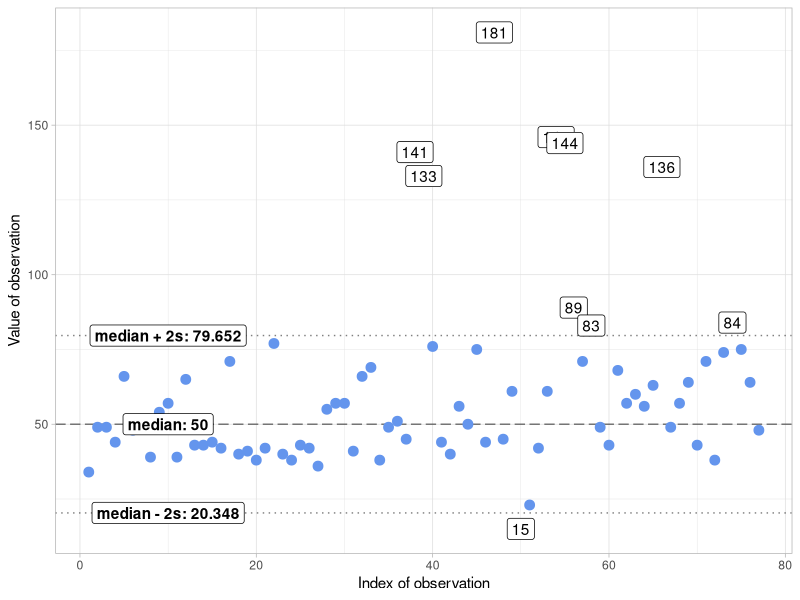

Write R code to recreate this figure.
# MAD based estimation for outliers
library(ggplot2)
library(tidyverse)

MAD <- function(x, verbose = TRUE) {
  med <- median(x, na.rm = TRUE)
  med_diff <- c()
  for (i in seq_along(x)) {
    d <- abs(x[i] - med)
    med_diff[i] <- d
  }
  MAD <- median(med_diff, na.rm = TRUE)
  s <- MAD / 0.6745
  outlier_crit <- 2 * s
  outlier_vector <- c()
  for (i in seq_along(x)) {
    if (abs(x[i] - med) > outlier_crit) {
      outlier_vector[i] <- TRUE
    } else {
      outlier_vector[i] <- FALSE
    }
  }

  if (verbose) {
    list(
      "MAD" = MAD,
      "s" = s,
      "outlier criteria" = outlier_crit,
      "outliers" = x[outlier_vector],
      "outlier index" = outlier_vector
    )
  } else {
    MAD
  }
}


x <- c(34, 49, 49, 44, 66, 48, 49, 39, 54, 57, 39, 65, 43, 43, 44, 42, 71, 40, 41, 38, 42, 77, 40, 38, 43, 42, 36, 55, 57, 57, 41, 66, 69, 38, 49, 51, 45, 141, 133, 76, 44, 40, 56, 50, 75, 44, 181, 45, 61, 15, 23, 42, 61, 146, 144, 89, 71, 83, 49, 43, 68, 57, 60, 56, 63, 136, 49, 57, 64, 43, 71, 38, 74, 84, 75, 64, 48)

MAD_plot <- function(x) {
  estimates <- MAD(x)
  plot_data <- data.frame(x)
  plot_data$index <- seq_along(x)
  outlier_vector <- estimates[5]
  plot_data <- cbind(plot_data, outlier = outlier_vector)
  colnames(plot_data) <- c("x", "index", "outlier")
  plot_data[plot_data$outlier == TRUE, 3] <- plot_data[plot_data$outlier == TRUE, 1]
  plot_data[plot_data$outlier == FALSE, 3] <- NA

  boundaries <- t(data.frame(
    median(x, na.rm = TRUE) - estimates[[2]],
    median(x, na.rm = TRUE) + estimates[[2]],
    median(x, na.rm = TRUE) - 2 * estimates[[2]],
    median(x, na.rm = TRUE) + 2 * estimates[[2]]
  ))
  rownames(boundaries) <- c("-1s", "+1s", "-2s", "+2s")

  labels <- data.frame(
    x = c(10, 10, 10),
    y = c(boundaries[3, ][[1]], median(x, na.rm = TRUE), boundaries[4, ][[1]]),
    label = c(
      paste0("median - 2s: ", round(boundaries[3, ][[1]], 3)),
      paste0("median: ", median(x, na.rm = TRUE)),
      paste0("median + 2s: ", round(boundaries[4, ][[1]], 3))
    )
  )

  ggplot(plot_data) +
    geom_hline(aes(yintercept = median(x, na.rm = TRUE)), linetype = "longdash", size = .5, alpha = 1 / 2) +
    # geom_hline(aes(yintercept = boundaries[1, ][[1]]), linetype = "twodash", size = .5, alpha = 1/2) +
    # geom_hline(aes(yintercept = boundaries[2, ][[1]]), linetype = "twodash", size = .5, alpha = 1/2) +
    geom_hline(aes(yintercept = boundaries[3, ][[1]]), linetype = "dotted", size = .5, alpha = 1 / 2) +
    geom_hline(aes(yintercept = boundaries[4, ][[1]]), linetype = "dotted", size = .5, alpha = 1 / 2) +
    geom_point(aes(index, outlier), size = 6, color = "coral") +
    geom_point(aes(index, x), size = 3, color = "cornflowerblue") +
    theme_light() +
    labs(
      x = "Index of observation",
      y = "Value of observation"
    ) +
    geom_label(aes(index, outlier, label = x)) +
    geom_label(data = labels, aes(x, y, label = label), fontface = "bold")
}
MAD_plot(x)
